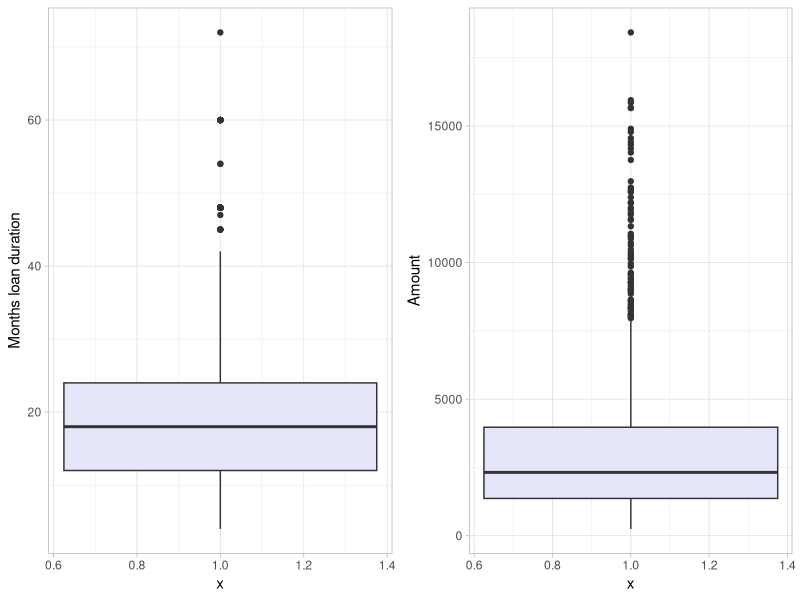

This chart was generated by the following R code:
library("ggplot2")
library("gridExtra")

cat("\n")
cat("---------------------------------------------------------- \n")
cat(" Classification using Decision Trees \n")
cat("---------------------------------------------------------- \n\n")

# Import data (majority of nominal features)
setwd("C:/Users/drexa/git/R/MachineLearning/Decision Trees")
credits <- read.csv("../datasets/credit.csv", stringsAsFactors = TRUE)
cat("*** Hamburg Credit agency loans dataset imported \n")

print(table(credits$checking_balance))
print(table(credits$savings_balance))

# ggplot2 does not assume a single vector
p1 <- ggplot(credits, aes(x=1, y=months_loan_duration)) +
             geom_boxplot(fill="lavender") +
             labs(y="Months loan duration") +
             theme_light()
p2 <- ggplot(credits, aes(x=1, y=amount)) +
             geom_boxplot(fill="lavender") +
             labs(y="Amount") +
             theme_light()
grid.arrange(p1, p2, ncol=2, nrow=1)


